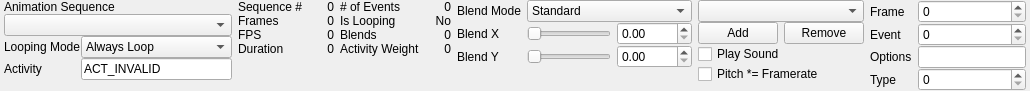
<?xml version="1.0" encoding="UTF-8"?>
<ui version="4.0">
 <class>ui::assets::studiomodel::SequencesPanel</class>
 <widget class="QWidget" name="ui::assets::studiomodel::SequencesPanel">
  <property name="geometry">
   <rect>
    <x>0</x>
    <y>0</y>
    <width>925</width>
    <height>80</height>
   </rect>
  </property>
  <property name="windowTitle">
   <string>Form</string>
  </property>
  <layout class="QHBoxLayout" name="horizontalLayout">
   <property name="spacing">
    <number>6</number>
   </property>
   <property name="sizeConstraint">
    <enum>QLayout::SetFixedSize</enum>
   </property>
   <property name="leftMargin">
    <number>4</number>
   </property>
   <property name="topMargin">
    <number>0</number>
   </property>
   <property name="rightMargin">
    <number>4</number>
   </property>
   <property name="bottomMargin">
    <number>0</number>
   </property>
   <item>
    <widget class="QWidget" name="widget" native="true">
     <layout class="QGridLayout" name="gridLayout_2">
      <property name="leftMargin">
       <number>0</number>
      </property>
      <property name="topMargin">
       <number>0</number>
      </property>
      <property name="rightMargin">
       <number>0</number>
      </property>
      <property name="bottomMargin">
       <number>0</number>
      </property>
      <property name="spacing">
       <number>0</number>
      </property>
      <item row="0" column="0" colspan="2">
       <widget class="QLabel" name="label">
        <property name="text">
         <string>Animation Sequence</string>
        </property>
       </widget>
      </item>
      <item row="4" column="0" colspan="2">
       <spacer name="verticalSpacer_2">
        <property name="orientation">
         <enum>Qt::Vertical</enum>
        </property>
        <property name="sizeHint" stdset="0">
         <size>
          <width>20</width>
          <height>0</height>
         </size>
        </property>
       </spacer>
      </item>
      <item row="1" column="0" colspan="2">
       <widget class="QComboBox" name="SequenceComboBox">
        <property name="sizePolicy">
         <sizepolicy hsizetype="Preferred" vsizetype="Fixed">
          <horstretch>0</horstretch>
          <verstretch>0</verstretch>
         </sizepolicy>
        </property>
        <property name="minimumSize">
         <size>
          <width>0</width>
          <height>0</height>
         </size>
        </property>
        <property name="maximumSize">
         <size>
          <width>16777215</width>
          <height>16777215</height>
         </size>
        </property>
       </widget>
      </item>
      <item row="2" column="0">
       <widget class="QLabel" name="label_2">
        <property name="sizePolicy">
         <sizepolicy hsizetype="Fixed" vsizetype="Preferred">
          <horstretch>0</horstretch>
          <verstretch>0</verstretch>
         </sizepolicy>
        </property>
        <property name="text">
         <string>Looping Mode</string>
        </property>
       </widget>
      </item>
      <item row="2" column="1">
       <widget class="QComboBox" name="LoopingModeComboBox">
        <item>
         <property name="text">
          <string>Always Loop</string>
         </property>
        </item>
        <item>
         <property name="text">
          <string>Never Loop</string>
         </property>
        </item>
        <item>
         <property name="text">
          <string>Use Sequence Setting</string>
         </property>
        </item>
       </widget>
      </item>
      <item row="3" column="0">
       <widget class="QLabel" name="label_12">
        <property name="sizePolicy">
         <sizepolicy hsizetype="Fixed" vsizetype="Preferred">
          <horstretch>0</horstretch>
          <verstretch>0</verstretch>
         </sizepolicy>
        </property>
        <property name="text">
         <string>Activity</string>
        </property>
       </widget>
      </item>
      <item row="3" column="1">
       <widget class="QLineEdit" name="ActivityName">
        <property name="sizePolicy">
         <sizepolicy hsizetype="Preferred" vsizetype="Fixed">
          <horstretch>0</horstretch>
          <verstretch>0</verstretch>
         </sizepolicy>
        </property>
        <property name="minimumSize">
         <size>
          <width>0</width>
          <height>0</height>
         </size>
        </property>
        <property name="text">
         <string>ACT_INVALID</string>
        </property>
        <property name="readOnly">
         <bool>true</bool>
        </property>
       </widget>
      </item>
     </layout>
    </widget>
   </item>
   <item>
    <layout class="QGridLayout" name="gridLayout">
     <property name="leftMargin">
      <number>0</number>
     </property>
     <property name="verticalSpacing">
      <number>0</number>
     </property>
     <item row="2" column="1">
      <widget class="QLabel" name="FPSLabel">
       <property name="minimumSize">
        <size>
         <width>25</width>
         <height>0</height>
        </size>
       </property>
       <property name="text">
        <string>0</string>
       </property>
       <property name="alignment">
        <set>Qt::AlignRight|Qt::AlignTrailing|Qt::AlignVCenter</set>
       </property>
      </widget>
     </item>
     <item row="1" column="0">
      <widget class="QLabel" name="label_6">
       <property name="sizePolicy">
        <sizepolicy hsizetype="Fixed" vsizetype="Preferred">
         <horstretch>0</horstretch>
         <verstretch>0</verstretch>
        </sizepolicy>
       </property>
       <property name="text">
        <string>Frames</string>
       </property>
      </widget>
     </item>
     <item row="0" column="1">
      <widget class="QLabel" name="SequenceLabel">
       <property name="minimumSize">
        <size>
         <width>25</width>
         <height>0</height>
        </size>
       </property>
       <property name="text">
        <string>0</string>
       </property>
       <property name="alignment">
        <set>Qt::AlignRight|Qt::AlignTrailing|Qt::AlignVCenter</set>
       </property>
      </widget>
     </item>
     <item row="0" column="0">
      <widget class="QLabel" name="label_5">
       <property name="sizePolicy">
        <sizepolicy hsizetype="Fixed" vsizetype="Preferred">
         <horstretch>0</horstretch>
         <verstretch>0</verstretch>
        </sizepolicy>
       </property>
       <property name="text">
        <string>Sequence #</string>
       </property>
      </widget>
     </item>
     <item row="1" column="1">
      <widget class="QLabel" name="FrameCountLabel">
       <property name="minimumSize">
        <size>
         <width>25</width>
         <height>0</height>
        </size>
       </property>
       <property name="text">
        <string>0</string>
       </property>
       <property name="alignment">
        <set>Qt::AlignRight|Qt::AlignTrailing|Qt::AlignVCenter</set>
       </property>
      </widget>
     </item>
     <item row="2" column="0">
      <widget class="QLabel" name="label_7">
       <property name="sizePolicy">
        <sizepolicy hsizetype="Fixed" vsizetype="Preferred">
         <horstretch>0</horstretch>
         <verstretch>0</verstretch>
        </sizepolicy>
       </property>
       <property name="text">
        <string>FPS</string>
       </property>
      </widget>
     </item>
     <item row="4" column="0" colspan="2">
      <spacer name="verticalSpacer">
       <property name="orientation">
        <enum>Qt::Vertical</enum>
       </property>
       <property name="sizeHint" stdset="0">
        <size>
         <width>20</width>
         <height>0</height>
        </size>
       </property>
      </spacer>
     </item>
     <item row="3" column="0">
      <widget class="QLabel" name="label_8">
       <property name="sizePolicy">
        <sizepolicy hsizetype="Fixed" vsizetype="Preferred">
         <horstretch>0</horstretch>
         <verstretch>0</verstretch>
        </sizepolicy>
       </property>
       <property name="text">
        <string>Duration</string>
       </property>
      </widget>
     </item>
     <item row="3" column="1">
      <widget class="QLabel" name="DurationLabel">
       <property name="minimumSize">
        <size>
         <width>25</width>
         <height>0</height>
        </size>
       </property>
       <property name="text">
        <string>0</string>
       </property>
       <property name="alignment">
        <set>Qt::AlignRight|Qt::AlignTrailing|Qt::AlignVCenter</set>
       </property>
      </widget>
     </item>
    </layout>
   </item>
   <item>
    <layout class="QGridLayout" name="gridLayout_6">
     <property name="leftMargin">
      <number>0</number>
     </property>
     <property name="verticalSpacing">
      <number>0</number>
     </property>
     <item row="0" column="0">
      <widget class="QLabel" name="label_10">
       <property name="sizePolicy">
        <sizepolicy hsizetype="Fixed" vsizetype="Preferred">
         <horstretch>0</horstretch>
         <verstretch>0</verstretch>
        </sizepolicy>
       </property>
       <property name="text">
        <string># of Events</string>
       </property>
      </widget>
     </item>
     <item row="1" column="0">
      <widget class="QLabel" name="label_11">
       <property name="sizePolicy">
        <sizepolicy hsizetype="Fixed" vsizetype="Preferred">
         <horstretch>0</horstretch>
         <verstretch>0</verstretch>
        </sizepolicy>
       </property>
       <property name="text">
        <string>Is Looping</string>
       </property>
      </widget>
     </item>
     <item row="1" column="1">
      <widget class="QLabel" name="IsLoopingLabel">
       <property name="minimumSize">
        <size>
         <width>25</width>
         <height>0</height>
        </size>
       </property>
       <property name="text">
        <string>No</string>
       </property>
       <property name="alignment">
        <set>Qt::AlignRight|Qt::AlignTrailing|Qt::AlignVCenter</set>
       </property>
      </widget>
     </item>
     <item row="0" column="1">
      <widget class="QLabel" name="EventCountLabel">
       <property name="minimumSize">
        <size>
         <width>25</width>
         <height>0</height>
        </size>
       </property>
       <property name="text">
        <string>0</string>
       </property>
       <property name="alignment">
        <set>Qt::AlignRight|Qt::AlignTrailing|Qt::AlignVCenter</set>
       </property>
      </widget>
     </item>
     <item row="2" column="1">
      <widget class="QLabel" name="BlendCountLabel">
       <property name="minimumSize">
        <size>
         <width>25</width>
         <height>0</height>
        </size>
       </property>
       <property name="text">
        <string>0</string>
       </property>
       <property name="alignment">
        <set>Qt::AlignRight|Qt::AlignTrailing|Qt::AlignVCenter</set>
       </property>
      </widget>
     </item>
     <item row="3" column="0">
      <widget class="QLabel" name="label_13">
       <property name="sizePolicy">
        <sizepolicy hsizetype="Fixed" vsizetype="Preferred">
         <horstretch>0</horstretch>
         <verstretch>0</verstretch>
        </sizepolicy>
       </property>
       <property name="text">
        <string>Activity Weight</string>
       </property>
      </widget>
     </item>
     <item row="3" column="1">
      <widget class="QLabel" name="ActivityWeightLabel">
       <property name="minimumSize">
        <size>
         <width>25</width>
         <height>0</height>
        </size>
       </property>
       <property name="text">
        <string>0</string>
       </property>
       <property name="alignment">
        <set>Qt::AlignRight|Qt::AlignTrailing|Qt::AlignVCenter</set>
       </property>
      </widget>
     </item>
     <item row="2" column="0">
      <widget class="QLabel" name="label_9">
       <property name="sizePolicy">
        <sizepolicy hsizetype="Fixed" vsizetype="Preferred">
         <horstretch>0</horstretch>
         <verstretch>0</verstretch>
        </sizepolicy>
       </property>
       <property name="text">
        <string>Blends</string>
       </property>
      </widget>
     </item>
     <item row="4" column="0" colspan="2">
      <spacer name="verticalSpacer_5">
       <property name="orientation">
        <enum>Qt::Vertical</enum>
       </property>
       <property name="sizeHint" stdset="0">
        <size>
         <width>20</width>
         <height>0</height>
        </size>
       </property>
      </spacer>
     </item>
    </layout>
   </item>
   <item>
    <layout class="QGridLayout" name="gridLayout_8">
     <property name="leftMargin">
      <number>0</number>
     </property>
     <property name="verticalSpacing">
      <number>0</number>
     </property>
     <item row="0" column="0">
      <widget class="QLabel" name="label_16">
       <property name="sizePolicy">
        <sizepolicy hsizetype="Fixed" vsizetype="Preferred">
         <horstretch>0</horstretch>
         <verstretch>0</verstretch>
        </sizepolicy>
       </property>
       <property name="text">
        <string>Blend Mode</string>
       </property>
      </widget>
     </item>
     <item row="2" column="2">
      <widget class="QDoubleSpinBox" name="BlendYSpinner">
       <property name="sizePolicy">
        <sizepolicy hsizetype="Fixed" vsizetype="Fixed">
         <horstretch>0</horstretch>
         <verstretch>0</verstretch>
        </sizepolicy>
       </property>
       <property name="minimumSize">
        <size>
         <width>75</width>
         <height>0</height>
        </size>
       </property>
       <property name="maximumSize">
        <size>
         <width>75</width>
         <height>16777215</height>
        </size>
       </property>
      </widget>
     </item>
     <item row="3" column="0">
      <spacer name="verticalSpacer_7">
       <property name="orientation">
        <enum>Qt::Vertical</enum>
       </property>
       <property name="sizeHint" stdset="0">
        <size>
         <width>20</width>
         <height>0</height>
        </size>
       </property>
      </spacer>
     </item>
     <item row="1" column="2">
      <widget class="QDoubleSpinBox" name="BlendXSpinner">
       <property name="sizePolicy">
        <sizepolicy hsizetype="Fixed" vsizetype="Fixed">
         <horstretch>0</horstretch>
         <verstretch>0</verstretch>
        </sizepolicy>
       </property>
       <property name="minimumSize">
        <size>
         <width>75</width>
         <height>0</height>
        </size>
       </property>
       <property name="maximumSize">
        <size>
         <width>75</width>
         <height>16777215</height>
        </size>
       </property>
      </widget>
     </item>
     <item row="1" column="1">
      <widget class="QSlider" name="BlendXSlider">
       <property name="sizePolicy">
        <sizepolicy hsizetype="Preferred" vsizetype="Fixed">
         <horstretch>0</horstretch>
         <verstretch>0</verstretch>
        </sizepolicy>
       </property>
       <property name="minimumSize">
        <size>
         <width>50</width>
         <height>0</height>
        </size>
       </property>
       <property name="maximumSize">
        <size>
         <width>16777215</width>
         <height>16777215</height>
        </size>
       </property>
       <property name="orientation">
        <enum>Qt::Horizontal</enum>
       </property>
      </widget>
     </item>
     <item row="2" column="0">
      <widget class="QLabel" name="label_4">
       <property name="sizePolicy">
        <sizepolicy hsizetype="Fixed" vsizetype="Preferred">
         <horstretch>0</horstretch>
         <verstretch>0</verstretch>
        </sizepolicy>
       </property>
       <property name="text">
        <string>Blend Y</string>
       </property>
      </widget>
     </item>
     <item row="1" column="0">
      <widget class="QLabel" name="label_3">
       <property name="sizePolicy">
        <sizepolicy hsizetype="Fixed" vsizetype="Preferred">
         <horstretch>0</horstretch>
         <verstretch>0</verstretch>
        </sizepolicy>
       </property>
       <property name="text">
        <string>Blend X</string>
       </property>
      </widget>
     </item>
     <item row="0" column="1" colspan="2">
      <widget class="QComboBox" name="BlendMode">
       <item>
        <property name="text">
         <string>Standard</string>
        </property>
       </item>
       <item>
        <property name="text">
         <string>Counter-Strike</string>
        </property>
       </item>
      </widget>
     </item>
     <item row="2" column="1">
      <widget class="QSlider" name="BlendYSlider">
       <property name="sizePolicy">
        <sizepolicy hsizetype="Preferred" vsizetype="Fixed">
         <horstretch>0</horstretch>
         <verstretch>0</verstretch>
        </sizepolicy>
       </property>
       <property name="minimumSize">
        <size>
         <width>50</width>
         <height>0</height>
        </size>
       </property>
       <property name="maximumSize">
        <size>
         <width>16777215</width>
         <height>16777215</height>
        </size>
       </property>
       <property name="orientation">
        <enum>Qt::Horizontal</enum>
       </property>
      </widget>
     </item>
    </layout>
   </item>
   <item>
    <widget class="QWidget" name="EventsWidget" native="true">
     <layout class="QGridLayout" name="gridLayout_3">
      <property name="leftMargin">
       <number>0</number>
      </property>
      <property name="topMargin">
       <number>0</number>
      </property>
      <property name="rightMargin">
       <number>0</number>
      </property>
      <property name="bottomMargin">
       <number>0</number>
      </property>
      <property name="verticalSpacing">
       <number>0</number>
      </property>
      <item row="3" column="0" colspan="2">
       <widget class="QCheckBox" name="PitchFramerateAmplitude">
        <property name="text">
         <string>Pitch *= Framerate</string>
        </property>
       </widget>
      </item>
      <item row="1" column="1">
       <widget class="QPushButton" name="RemoveEvent">
        <property name="sizePolicy">
         <sizepolicy hsizetype="Preferred" vsizetype="Fixed">
          <horstretch>0</horstretch>
          <verstretch>0</verstretch>
         </sizepolicy>
        </property>
        <property name="text">
         <string>Remove</string>
        </property>
       </widget>
      </item>
      <item row="1" column="0">
       <widget class="QPushButton" name="AddEvent">
        <property name="sizePolicy">
         <sizepolicy hsizetype="Preferred" vsizetype="Fixed">
          <horstretch>0</horstretch>
          <verstretch>0</verstretch>
         </sizepolicy>
        </property>
        <property name="text">
         <string>Add</string>
        </property>
       </widget>
      </item>
      <item row="0" column="0" colspan="2">
       <widget class="QComboBox" name="EventsComboBox"/>
      </item>
      <item row="2" column="0" colspan="2">
       <widget class="QCheckBox" name="PlaySound">
        <property name="text">
         <string>Play Sound</string>
        </property>
       </widget>
      </item>
      <item row="4" column="0" colspan="2">
       <spacer name="verticalSpacer_3">
        <property name="orientation">
         <enum>Qt::Vertical</enum>
        </property>
        <property name="sizeHint" stdset="0">
         <size>
          <width>20</width>
          <height>0</height>
         </size>
        </property>
       </spacer>
      </item>
     </layout>
    </widget>
   </item>
   <item>
    <widget class="QWidget" name="EventDataWidget" native="true">
     <property name="sizePolicy">
      <sizepolicy hsizetype="Preferred" vsizetype="Preferred">
       <horstretch>0</horstretch>
       <verstretch>0</verstretch>
      </sizepolicy>
     </property>
     <property name="minimumSize">
      <size>
       <width>0</width>
       <height>0</height>
      </size>
     </property>
     <layout class="QGridLayout" name="gridLayout_5">
      <property name="leftMargin">
       <number>0</number>
      </property>
      <property name="topMargin">
       <number>0</number>
      </property>
      <property name="rightMargin">
       <number>0</number>
      </property>
      <property name="bottomMargin">
       <number>0</number>
      </property>
      <property name="verticalSpacing">
       <number>0</number>
      </property>
      <item row="3" column="0">
       <widget class="QLabel" name="label_20">
        <property name="text">
         <string>Type</string>
        </property>
       </widget>
      </item>
      <item row="2" column="1">
       <widget class="QLineEdit" name="EventOptions">
        <property name="sizePolicy">
         <sizepolicy hsizetype="Expanding" vsizetype="Fixed">
          <horstretch>0</horstretch>
          <verstretch>0</verstretch>
         </sizepolicy>
        </property>
        <property name="minimumSize">
         <size>
          <width>100</width>
          <height>0</height>
         </size>
        </property>
        <property name="maximumSize">
         <size>
          <width>16777215</width>
          <height>16777215</height>
         </size>
        </property>
        <property name="text">
         <string/>
        </property>
        <property name="maxLength">
         <number>63</number>
        </property>
       </widget>
      </item>
      <item row="0" column="0">
       <widget class="QLabel" name="label_15">
        <property name="text">
         <string>Frame</string>
        </property>
       </widget>
      </item>
      <item row="1" column="0">
       <widget class="QLabel" name="label_18">
        <property name="text">
         <string>Event</string>
        </property>
       </widget>
      </item>
      <item row="1" column="1">
       <widget class="QSpinBox" name="EventId">
        <property name="sizePolicy">
         <sizepolicy hsizetype="Preferred" vsizetype="Fixed">
          <horstretch>0</horstretch>
          <verstretch>0</verstretch>
         </sizepolicy>
        </property>
       </widget>
      </item>
      <item row="2" column="0">
       <widget class="QLabel" name="label_19">
        <property name="text">
         <string>Options</string>
        </property>
       </widget>
      </item>
      <item row="3" column="1">
       <widget class="QSpinBox" name="EventType">
        <property name="sizePolicy">
         <sizepolicy hsizetype="Preferred" vsizetype="Fixed">
          <horstretch>0</horstretch>
          <verstretch>0</verstretch>
         </sizepolicy>
        </property>
       </widget>
      </item>
      <item row="0" column="1">
       <widget class="QSpinBox" name="EventFrameIndex">
        <property name="sizePolicy">
         <sizepolicy hsizetype="Preferred" vsizetype="Fixed">
          <horstretch>0</horstretch>
          <verstretch>0</verstretch>
         </sizepolicy>
        </property>
       </widget>
      </item>
      <item row="4" column="0" colspan="2">
       <spacer name="verticalSpacer_10">
        <property name="orientation">
         <enum>Qt::Vertical</enum>
        </property>
        <property name="sizeHint" stdset="0">
         <size>
          <width>20</width>
          <height>0</height>
         </size>
        </property>
       </spacer>
      </item>
     </layout>
    </widget>
   </item>
  </layout>
 </widget>
 <resources/>
 <connections/>
</ui>
